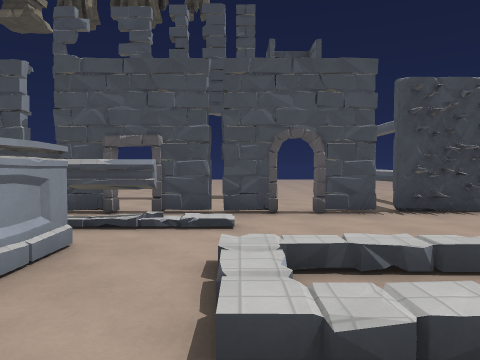
[1] (above)

24 first-person views from a walk through a level from a Godot 3-D game. The camera is 1.5 m above the floor, tilts 2° down and sees 70° across. Doors that lead somewhere are drawn open, without their leaves. The floor is counted in squares, 2 m on a side. Each view is taken from the middle of a square. On the plan, view 1 faces up. The plan holds only what a view shows up to about 11 squares ahead; the rest is blank. The place goes on beyond the plan. Surface patterns are stand-ins for the level's own textures.

[2]
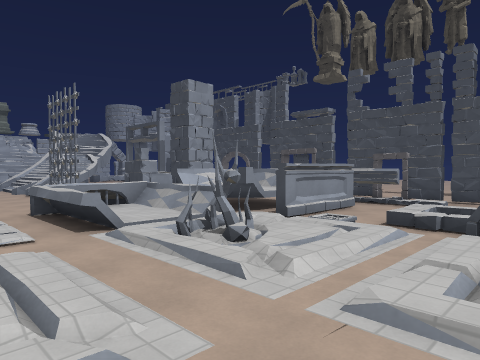

[3]
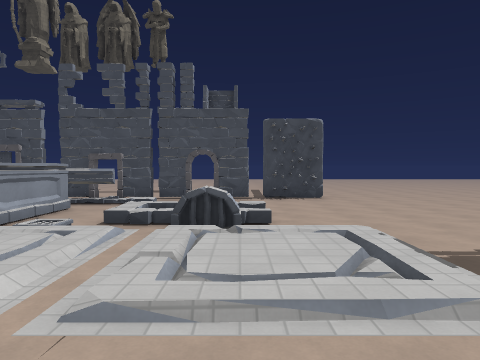

[4]
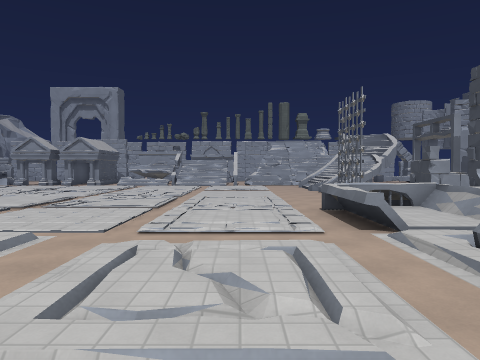

[5]
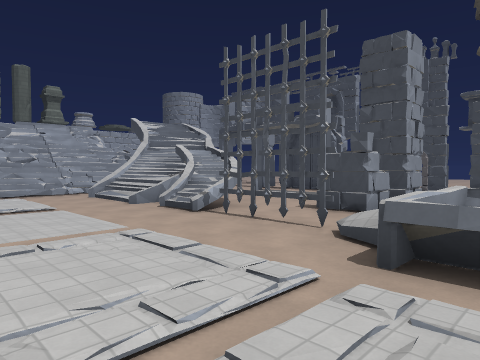

[6]
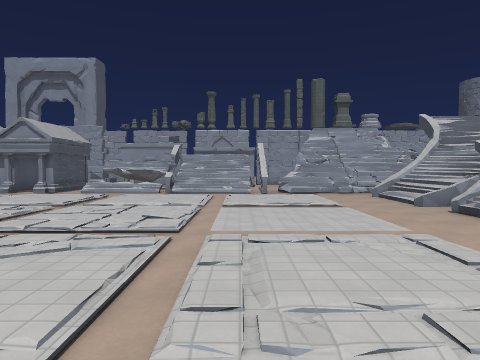

[7]
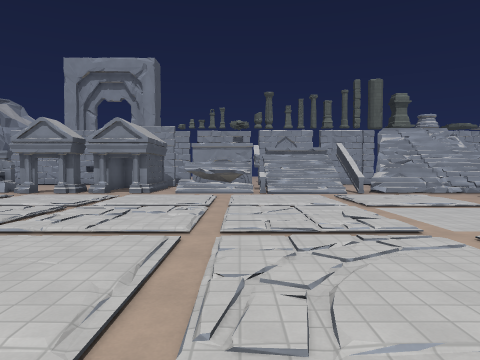

[8]
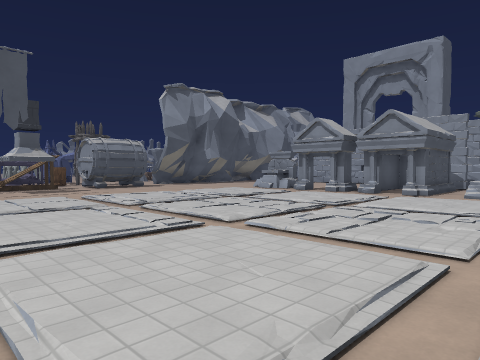

[9]
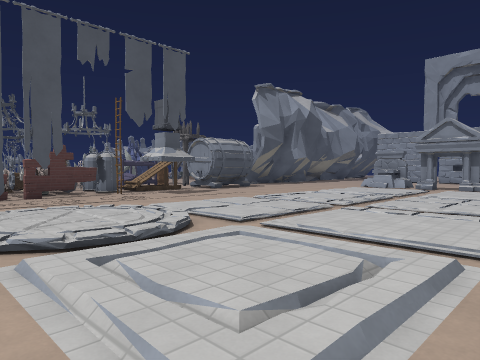

[10]
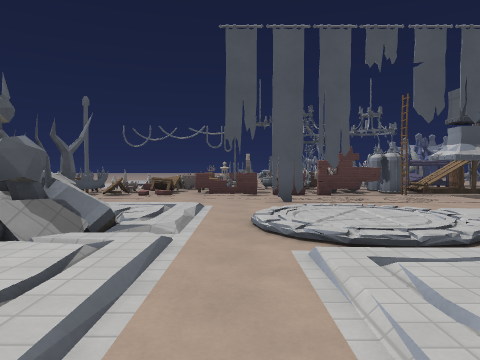

[11]
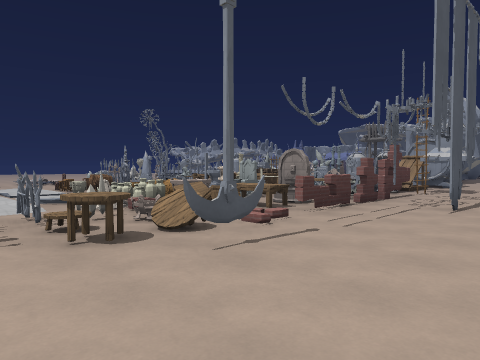

[12]
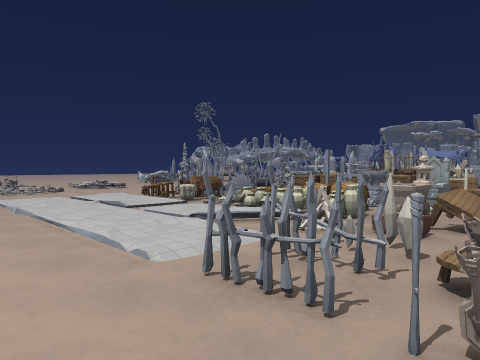

[13]
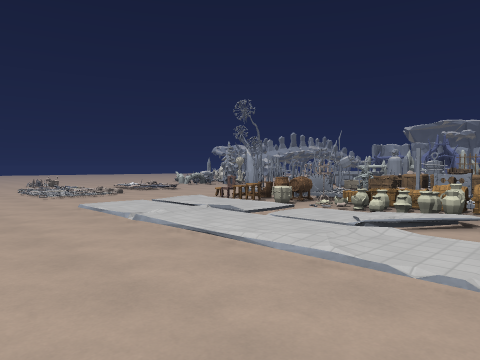

[14]
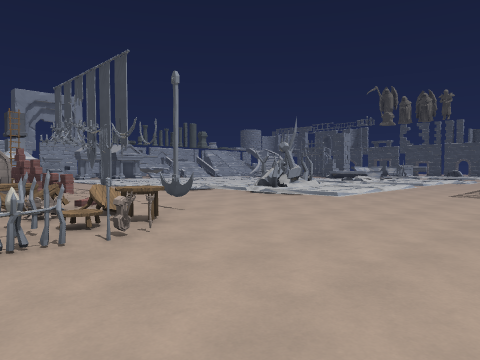

[15]
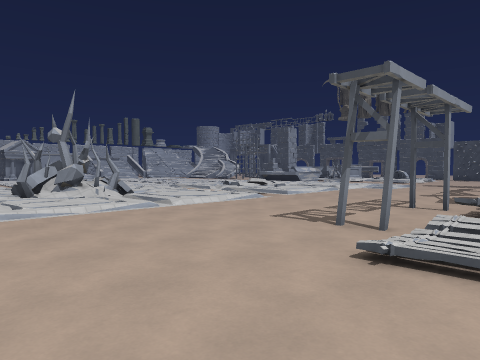

[16]
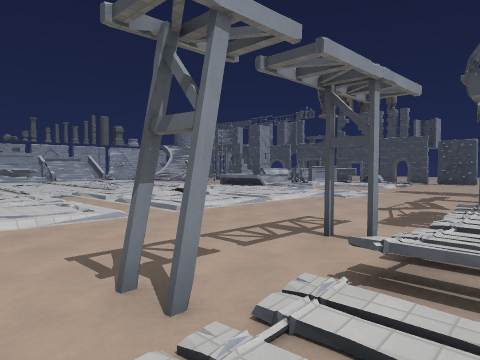

[17]
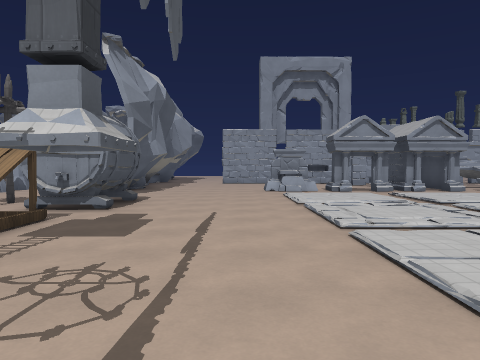

[18]
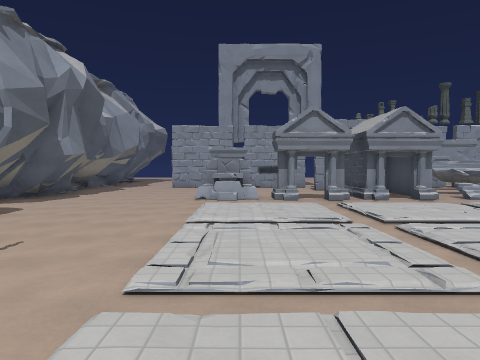

[19]
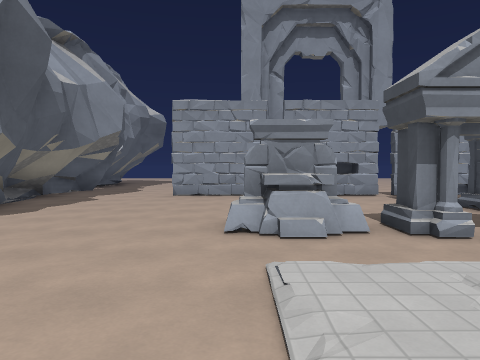

[20]
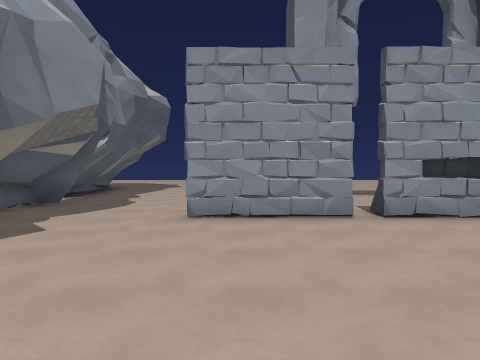

[21]
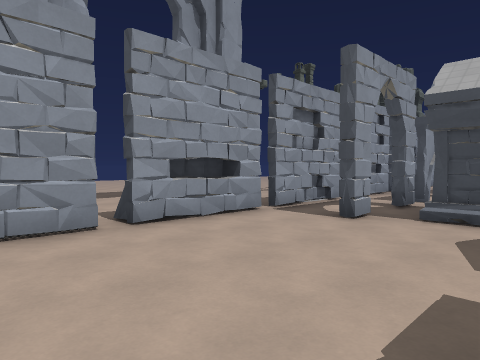

[22]
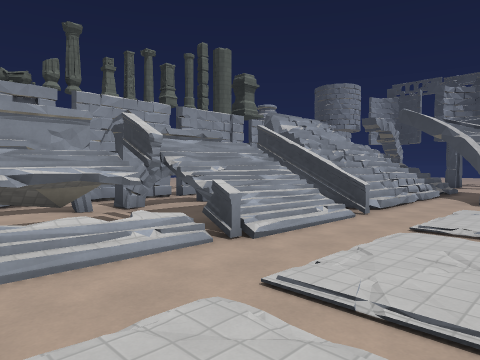

[23]
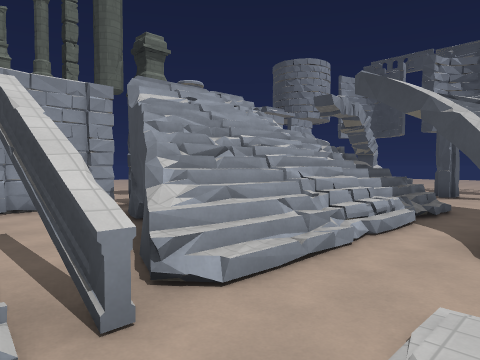

[24]
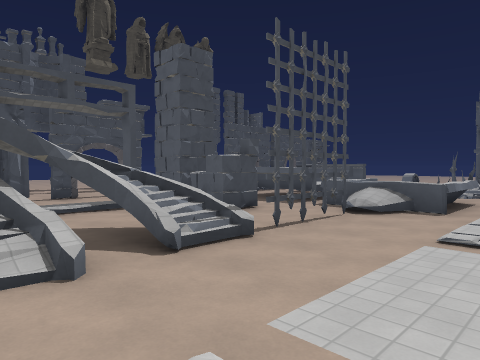

### Floor plan
Key: @ floor where view 1 was taken; # wall or solid block; x gap in a wall; . main floor; : floor 0.25 m higher than the main floor; + floor 0.5 m higher than the main floor; / step, stairs or slope; D door; = window, fence, low wall or low ledge; ^ raised ledge; F frame; T table; L ladder; B brick; U fountain; G gem; H throne; A vase; N bonfire; C crate; E chest; R barrel; M drum; S stool; I chair; W tower; O other object.
Columns run from 26 left of view 1 to 8 right of it. Each row starts with its distance up from view 1.
  9                        ... ..
  8                        .......
  7                  ..     ...... ....
  6          ^xD    x#DFx FxDF#F###....
  5           ..    ...    ............
  4            .     .      #xDDDD.....
  3            ..  #.# # ####.DD......
  2          .#=.  ....# # ^#./......
  1          #=+.  ....#.x^^#//x=....
  0          #=#######...x== /@///..
 -1      .#  ####=:===x#+=:: # ///.
 -2       #####=.........===.##///...
 -3       #..##=.///..///   ./////...
 -4       #.......:/../::.:../////...
 -5       ##..//.::/../::/...:// :...
 -6       ##..//./////////./.::/::...
 -7       ##..#/.:://.//:/... +:+/...
 -8       ##.##/.///////....  ++//...#
 -9       #..###.:://:/::.    +:+/.../
-10       #..#==.:.////::. :./////..#/
-11       #..###./////////::./////...==
-12      .#..#...://.:/:://../////...=/
-13      ##..###.::/::/::///.:=#//...#/
-14  ..  #.....x.///////////.:##//...//
-15  ....#.....#.::/::/:://///##//.....
-16     .......^.::/:://://///////.....
-17       #....^.////////.//...........
-18       #..........................
-19    ...................###...#....
-20 ....................LBBBBB//.O....
-21 ..............###.T#OO#OUT/OTT....
-22 ###.#########   #   #OOOUTT/G#....
-23     ####      .W   O#OO HOANO.....
-24             ...W   O  CO#EA//:...
-25            ..       O C OEA//:...
-26            #        O OOOEO./:...
-27                      OCO:RM//:..
-28                       #H#OS//:..
-29                        ##RO//:..
-30                         # I.....
-31                           ......
-32                           ..//.
-33                            ///.
-34                              O.
-35                              /.

Positions as (right, up) in squares from view 1, and headings:
1: (0, 0), facing up
2: (2, -4), facing up-left
3: (2, -4), facing up
4: (2, -4), facing left
5: (-4, -5), facing up-left
6: (-4, -5), facing left
7: (-4, -8), facing left
8: (-5, -8), facing down-left
9: (-2, -11), facing down-left
10: (-2, -11), facing down
11: (4, -17), facing down-left
12: (5, -21), facing down-left
13: (6, -23), facing down-left
14: (7, -23), facing up-left
15: (8, -17), facing up-left
16: (8, -14), facing up-left
17: (-4, -18), facing left
18: (-6, -16), facing left
19: (-11, -17), facing left
20: (-15, -18), facing left
21: (-16, -18), facing up-left
22: (-12, -10), facing up-left
23: (-13, -5), facing up-left
24: (-12, -4), facing up-right
